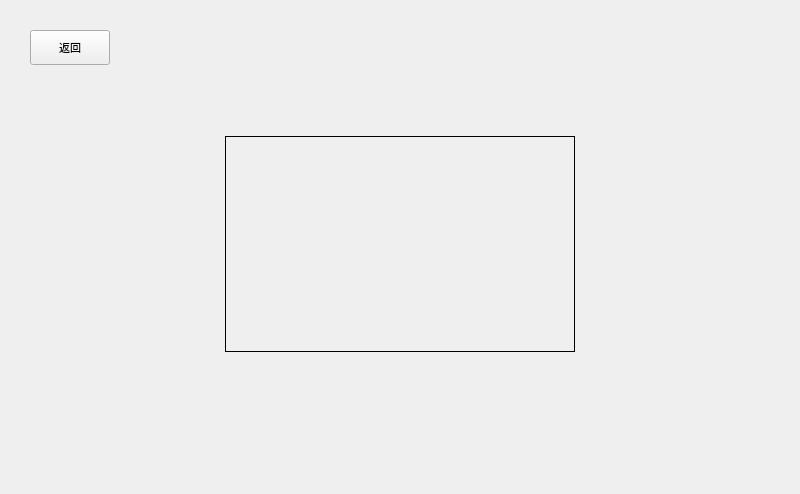
<?xml version="1.0" encoding="UTF-8"?>
<ui version="4.0">
 <class>FaceRecognize</class>
 <widget class="QMainWindow" name="FaceRecognize">
  <property name="geometry">
   <rect>
    <x>0</x>
    <y>0</y>
    <width>800</width>
    <height>494</height>
   </rect>
  </property>
  <property name="windowTitle">
   <string>人脸识别</string>
  </property>
  <widget class="QWidget" name="centralwidget">
   <property name="styleSheet">
    <string notr="true">#lb_camera{
	border:1px solid black;
}</string>
   </property>
   <widget class="QPushButton" name="btn_back">
    <property name="geometry">
     <rect>
      <x>30</x>
      <y>30</y>
      <width>80</width>
      <height>35</height>
     </rect>
    </property>
    <property name="font">
     <font>
      <pointsize>8</pointsize>
     </font>
    </property>
    <property name="text">
     <string>返回</string>
    </property>
   </widget>
   <widget class="QLabel" name="lb_camera">
    <property name="geometry">
     <rect>
      <x>225</x>
      <y>136</y>
      <width>350</width>
      <height>216</height>
     </rect>
    </property>
    <property name="text">
     <string/>
    </property>
   </widget>
  </widget>
 </widget>
 <resources/>
 <connections/>
</ui>
